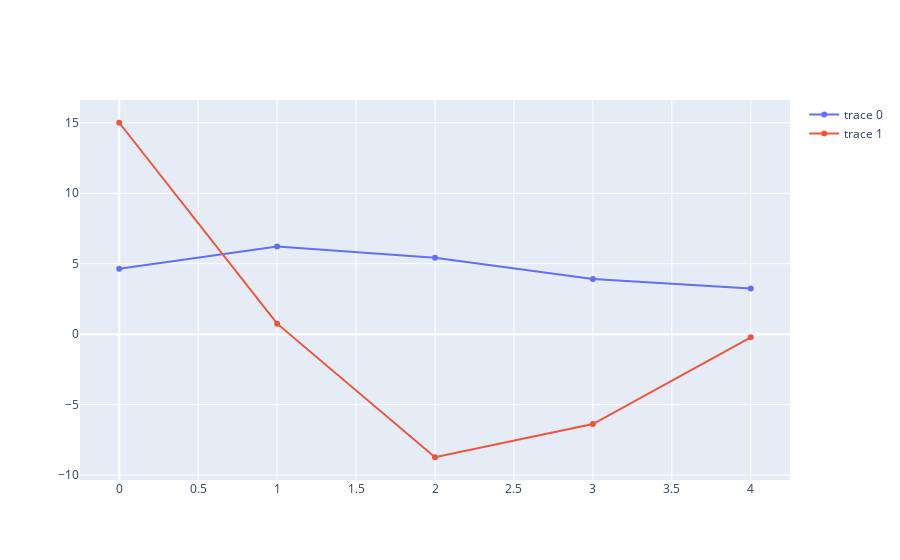

Notebook cell for this chart:
### Code cell
x0 = torch.Tensor([np.pi+1.5, 15.]).double()
x_traj, u_traj, alpha_traj = vf.sol_to_traj(x0, *(V(x0)[1:]))
fig = go.Figure()
for i in range(2):
    fig.add_trace(go.Scatter(
        y=x_traj[i,:]
    ))
fig.show()

### Figure 1 — Plotly figure (JSON) as saved in the notebook; plotly's stock layout.template omitted (floating-point values rounded to 4 significant figures)
{"data": [{"type": "scatter", "y": [4.642, 6.216, 5.418, 3.908, 3.248]}, {"type": "scatter", "y": [15, 0.748, -8.731, -6.374, -0.2261]}], "layout": {}}
